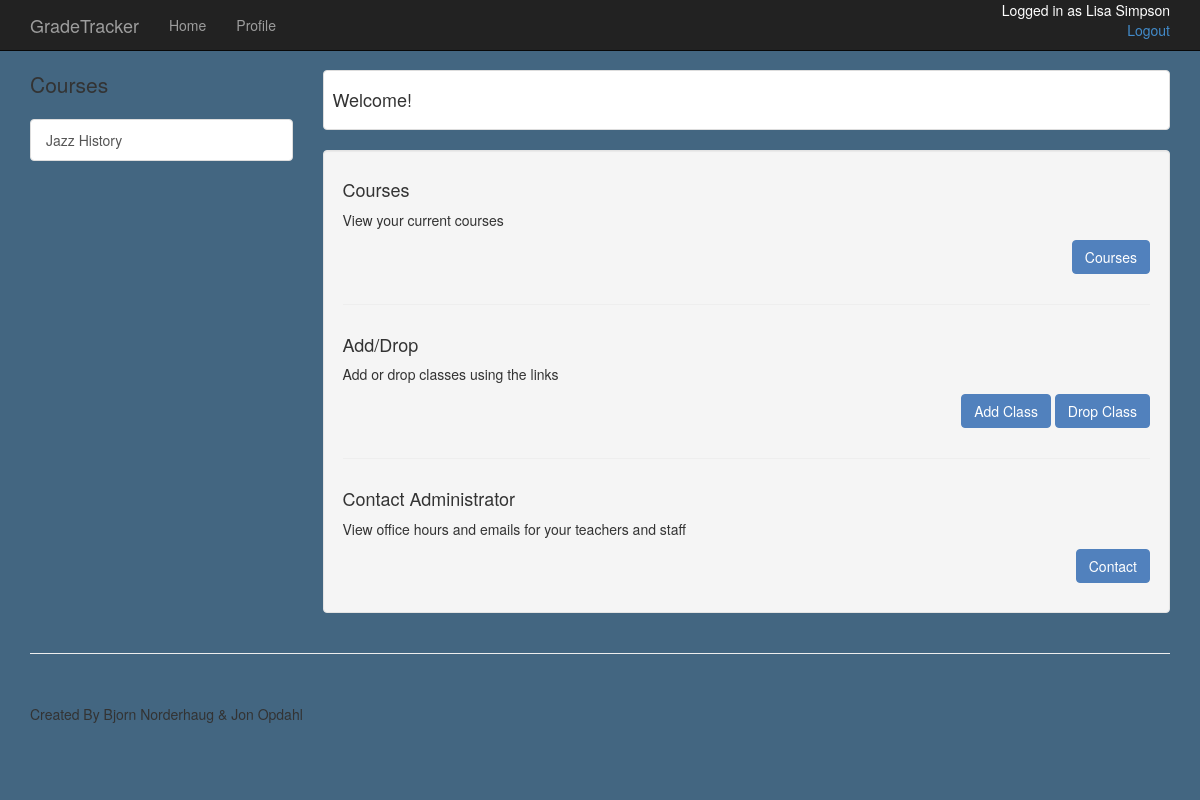
The app's page /student/simpli01 (signed in), older data.
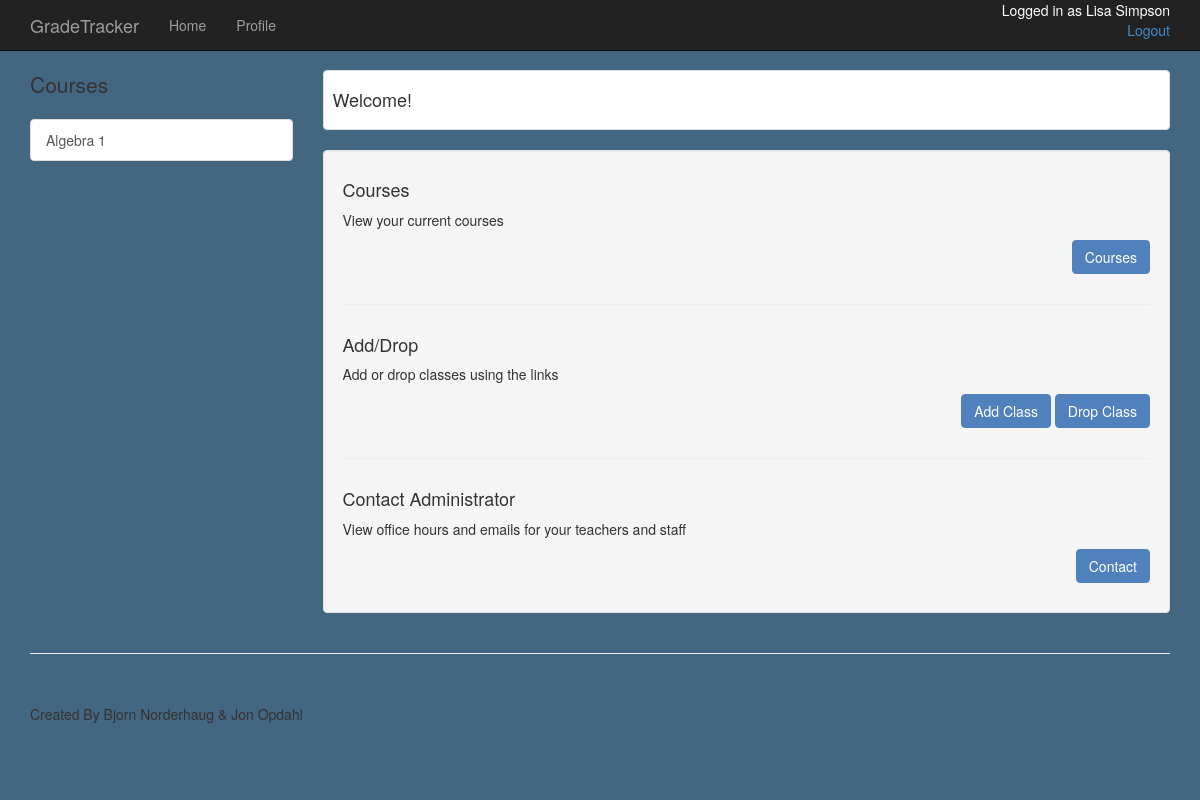
The same page, newer data.
### app/models.py (models this page shows, shortened)
class Student(db.Model):
	id = db.Column(db.String(8), primary_key=True)
	first_name = db.Column(db.String(50), index=True)
	last_name = db.Column(db.String(50), index=True)
	GPA = db.Column(db.Float)
	year = db.Column(db.Integer)
	total_credits = db.Column(db.Integer)
	student_pass = db.Column(db.String(50))
	classes = db.relationship('Classroom', backref='student')
	def __repr__(self):
		return (self.first_name + ' ' + self.last_name)

class Classroom(db.Model):
	__tablename__ = 'classroom'
	student_id = db.Column(db.String(8), db.ForeignKey('student.id'), primary_key=True)
	course_name = db.Column(db.String(80), db.ForeignKey('course.name'), primary_key=True)
	overall_grade = db.Column(db.String(1))
	possible = db.Column(db.Integer, default=0)
	grade = db.Column(db.Float, default=0)
	total_points = db.Column(db.Integer, default=0)
	course = db.relationship("Course", backref="stud_ass")
	assignments = db.relationship("Assignment",
									primaryjoin='Assignment.student_id == Classroom.student_id',
									backref='for_class')

### app/views.py (the view)
@app.route('/student/<id>')
@login_required
def stud_home(id):
	user = Student.query.filter_by(id=id).first()
	return render_template('student_home.html', user=user)

### app/views.py (called while the page is built)
@login_manager.user_loader
def load_user(id):
	user=Student.query.get(str(id))
	if user is None:
		user=Admin.query.get(str(id))
	return user

### app/templates/student_home.html
{% extends "new.html" %}
{% block content %}
    <div class="container">
        <div class="row">
            <div class="col-md-3">
                <p class="lead"> Courses </p>
                <div class="list-group">
                	{% for course in user.classes %}
                    <a href="/student/{{user.id}}/{{course.course_name}}" class="list-group-item">{{ course.course_name}}</a>
                    {% endfor %}
                </div>
            </div>
            <div class="col-md-9">
                <div class="thumbnail">
                    <div class="caption-full">
                        <h4>Welcome!</h4>
                    </div>
                </div>
                <div class="well">
                    <div class="row">
                        <div class="col-md-12">
                        	<h4> Courses </h4>
                            <p>View your current courses</p>
                            <p class="pull-right"><a href="/student/{{user.id}}/courses" class="btn btn-success"> Courses </a></p>
                        </div>
                    </div>
                    <hr>
                    <div class="row">
                        <div class="col-md-12">
                        	<h4> Add/Drop </h4>
                            <p>Add or drop classes using the links</p>
                            <p class="pull-right"><a href="/register" class="btn btn-success"> Add Class </a>
                            <a href="/drop" class="btn btn-success" class="pull-right"> Drop Class </a> </p>
                        </div>
                    </div>
                    <hr>
                    <div class="row">
                        <div class="col-md-12">
                        	<h4> Contact Administrator</h4>
                            <p>View office hours and emails for your teachers and staff</p>
                            <p class="pull-right"><a href="{{ url_for('studentContact', id=user.id) }}" class="btn btn-success"> Contact </a></p>
                        </div>
                    </div>
                </div>
            </div>
        </div>
    </div>
{% endblock %}

### app/templates/new.html (shortened to what this page needs)
<!DOCTYPE html>
<html>
<head>
    <link href="/static/css/bootstrap.min.css" rel="stylesheet">
    <link href="/static/css/shop-item.css" rel="stylesheet">
</head>
<body style="background-color: #436681">
    <nav class="navbar navbar-inverse navbar-fixed-top" role="navigation">
        <div class="container">
            <div class="navbar-header">
                <a class="navbar-brand" href="/home">GradeTracker</a>
            </div>
            <div class="collapse navbar-collapse" id="bs-example-navbar-collapse-1">
                <ul class="nav navbar-nav">
                    <li>
                        <a href="/home">Home</a>
                    </li>
                    <li>
                        <a href="{{ url_for('profile') }}">Profile</a>
                    </li>
                </ul>
                <p id="login_status" class="pull_right">Logged in as {{ user }} <br>
					<a href="{{url_for('logout')}}" class="pull-right"> Logout </a>
				</p>
            </div>
        </div>
    </nav>
    {% block content %}{% endblock %}
    <div class="container">
        <hr>
        <footer>
            <div class="row">
                <div class="col-lg-12">
                    <p>Created By Bjorn Norderhaug & Jon Opdahl</p>
                </div>
            </div>
        </footer>
    </div>
</body>
</html>

### app/static/css/shop-item.css (style rules this page uses)
body { padding-top: 70px; }
.thumbnail { padding: 0; }
.thumbnail .caption-full { padding: 9px; color: #333; }
footer { margin: 50px 0; }

### app/templates/new.html (style rules this page uses)
#login_status { float: right; color: white; height: inherit; }

Row changes from the older to the newer data that the page shows:
removed Classroom: course_name "Jazz History"
added Classroom: course_name "Algebra 1"
